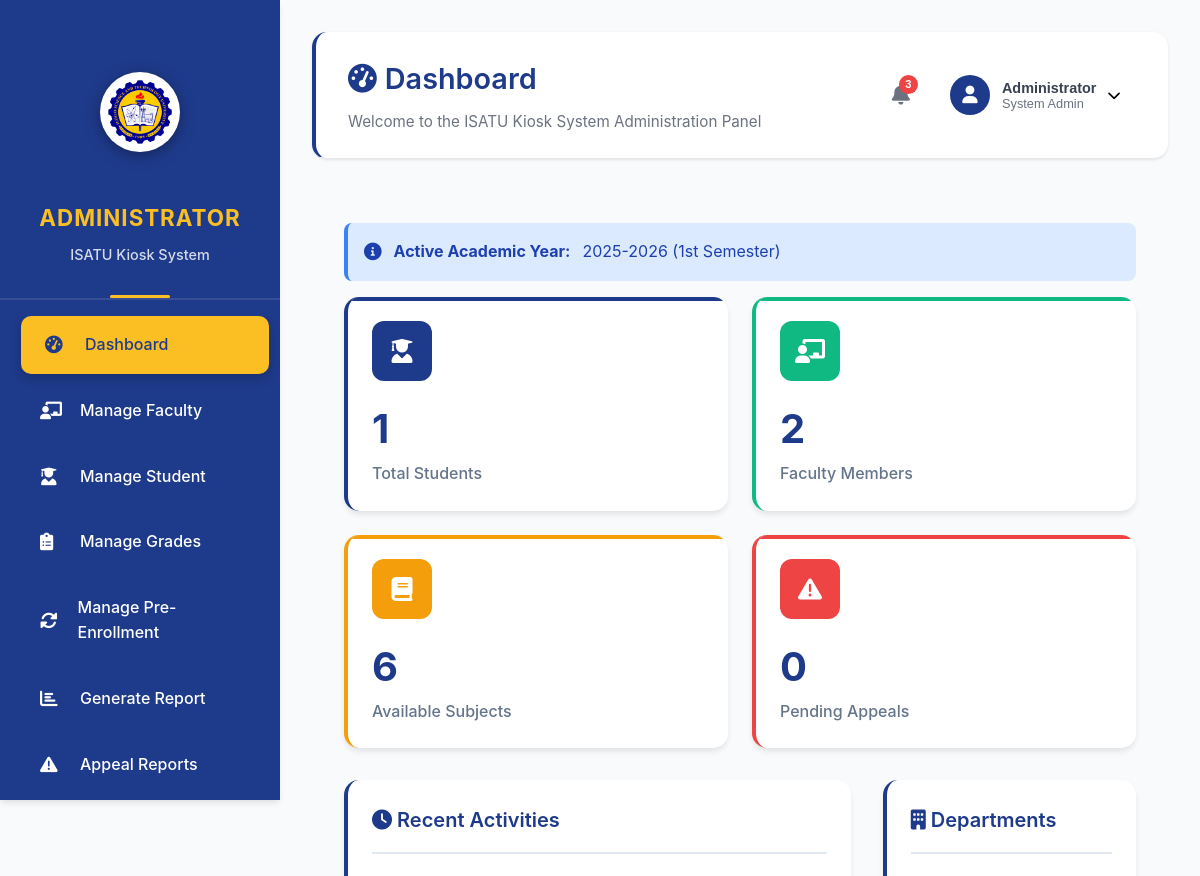
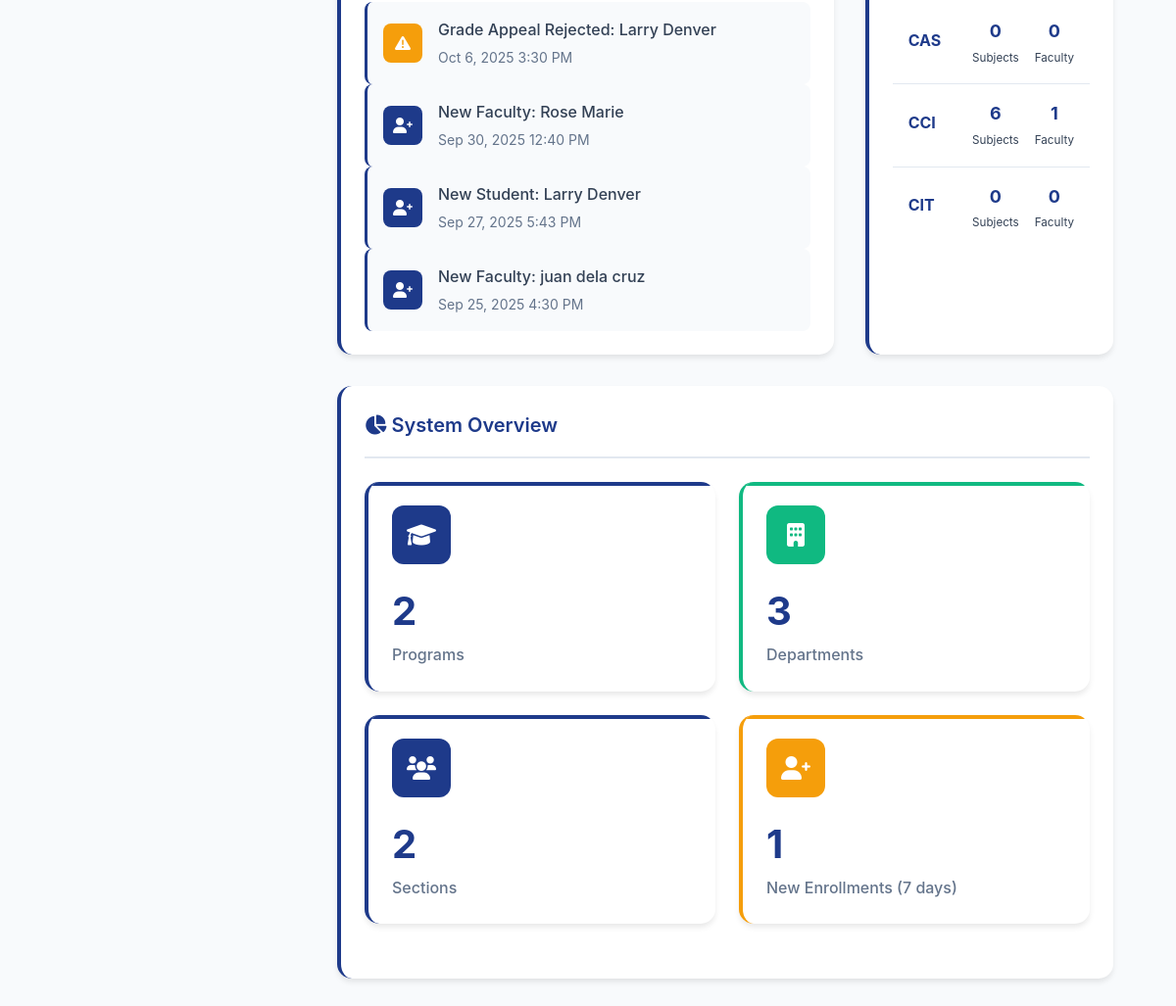
The app's page /view/admin_dashboard.php (signed in), older data (2 pictures, top to bottom).
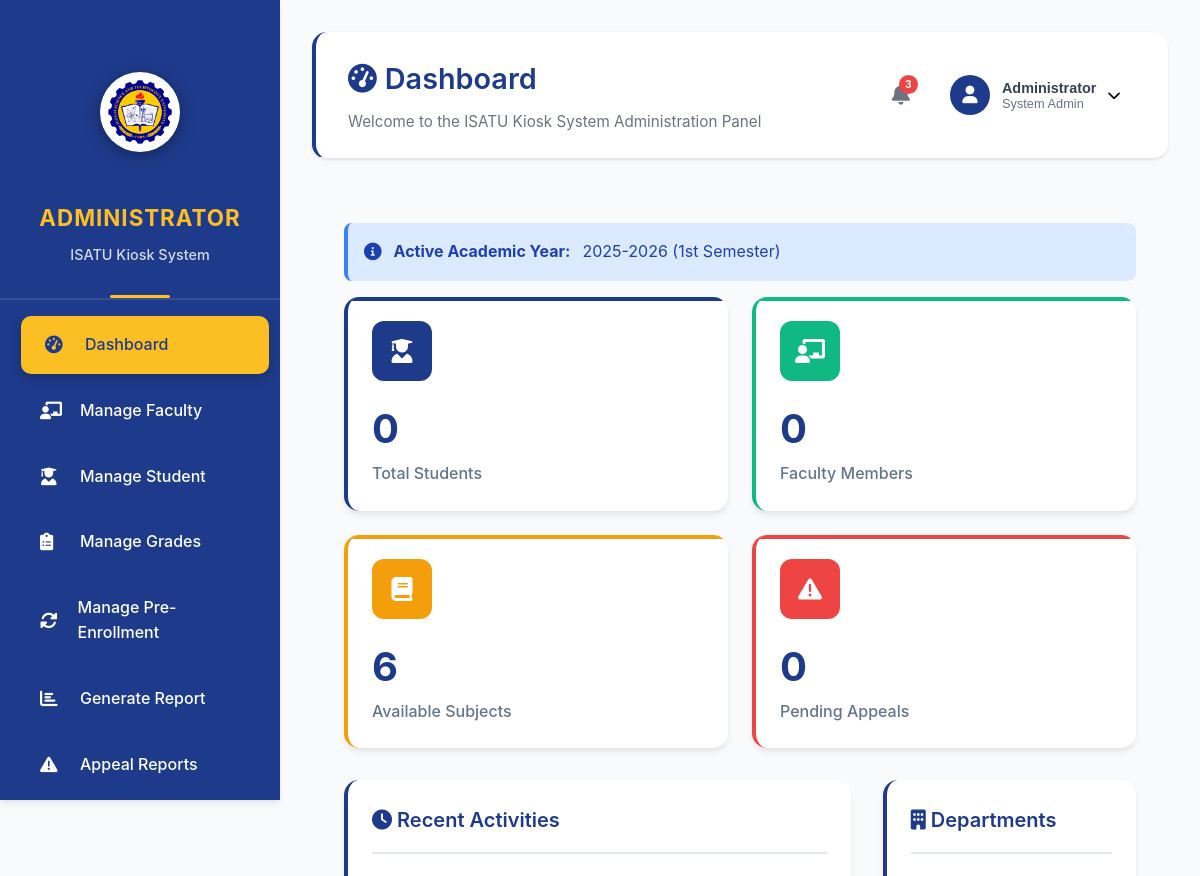
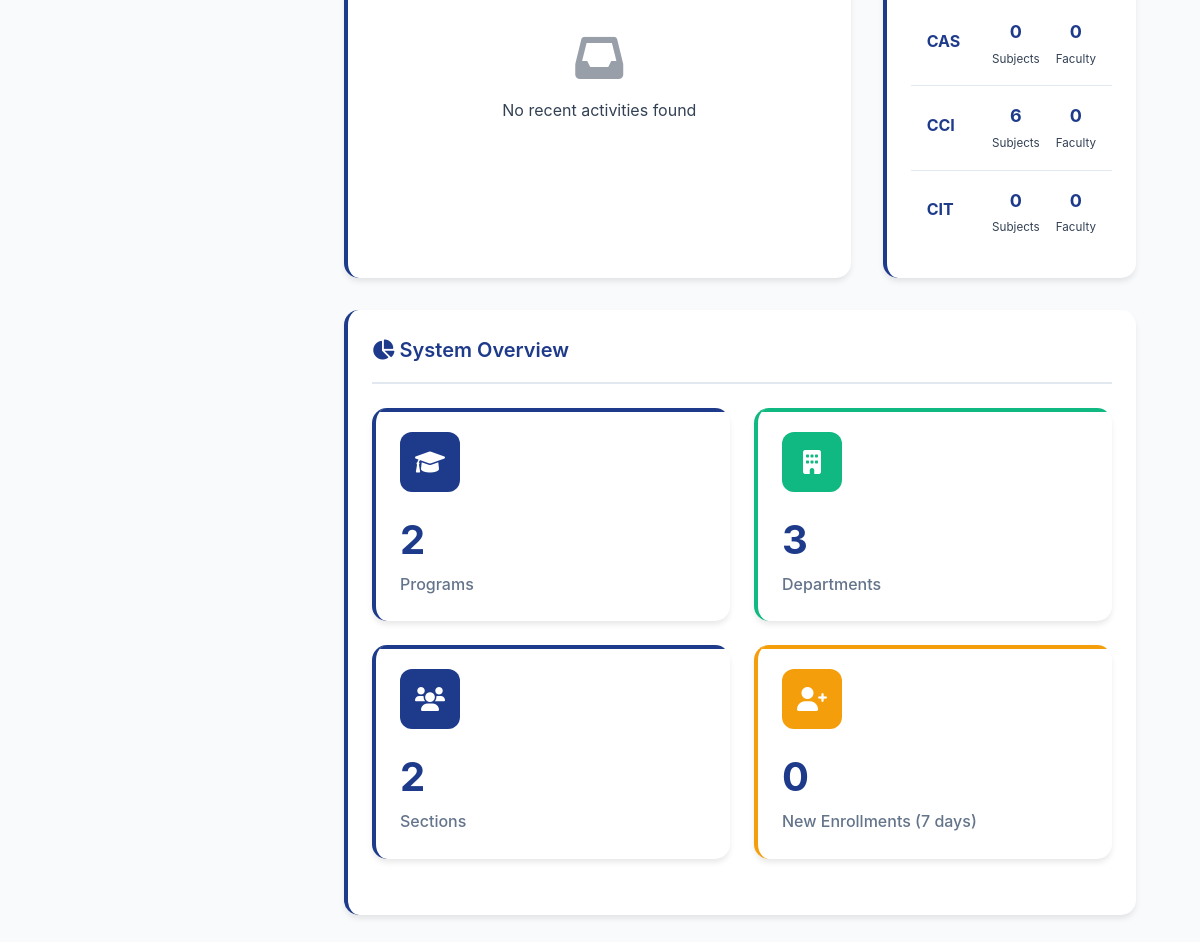
The same page, newer data (2 pictures, top to bottom).
### tables this page shows
CREATE TABLE `grade_appeals` (
  `id` int(11) NOT NULL,
  `grade_id` int(11) NOT NULL,
  `student_id` int(11) NOT NULL,
  `reason` text NOT NULL,
  `status` enum('pending','approved','rejected') DEFAULT 'pending',
  `submitted_at` timestamp NOT NULL DEFAULT current_timestamp(),
  `reviewed_by` int(11) DEFAULT NULL,
  `reviewed_at` timestamp NULL DEFAULT NULL,
  `admin_remarks` text DEFAULT NULL
);

CREATE TABLE `users` (
  `id` int(11) NOT NULL,
  `username` varchar(50) NOT NULL,
  `email` varchar(100) NOT NULL,
  `password` varchar(255) NOT NULL,
  `first_name` varchar(50) NOT NULL,
  `last_name` varchar(50) NOT NULL,
  `role` enum('administrator','faculty','student') NOT NULL,
  `status` enum('active','inactive','suspended') DEFAULT 'active',
  `student_id` varchar(20) DEFAULT NULL,
  `employee_id` varchar(20) DEFAULT NULL,
  `birth_date` date DEFAULT NULL,
  `gender` enum('male','female','other') DEFAULT NULL,
  `address` text DEFAULT NULL,
  `contact_number` varchar(20) DEFAULT NULL,
  `emergency_contact` varchar(100) DEFAULT NULL,
  `emergency_phone` varchar(20) DEFAULT NULL,
  `profile_image` varchar(255) DEFAULT NULL,
  `created_at` timestamp NOT NULL DEFAULT current_timestamp(),
  `updated_at` timestamp NOT NULL DEFAULT current_timestamp() ON UPDATE current_timestamp()
);

### view/admin_dashboard.php (the view, shortened to what the rows shown need)
<?php
require_once '../config/database.php';
$stmt = $pdo->prepare("
    SELECT
        CONCAT(first_name, ' ', last_name) as name,
        role,
        created_at,
        'user_registered' as activity_type
    FROM users
    ORDER BY created_at DESC
    LIMIT 5
");
$stmt->execute();
$recent_users = $stmt->fetchAll(PDO::FETCH_ASSOC);
$stmt = $pdo->prepare("
    SELECT
        CONCAT(u.first_name, ' ', u.last_name) as name,
        ga.status,
        ga.submitted_at,
        'grade_appeal' as activity_type
    FROM grade_appeals ga
    JOIN users u ON ga.student_id = u.id
    ORDER BY ga.submitted_at DESC
    LIMIT 5
");
$stmt->execute();
$recent_appeals = $stmt->fetchAll(PDO::FETCH_ASSOC);
$recent_activities = array_merge($recent_users, $recent_appeals);
usort($recent_activities, function($a, $b) {
    $timeA = $a['created_at'] ?? $a['submitted_at'];
    $timeB = $b['created_at'] ?? $b['submitted_at'];
    return strtotime($timeB) - strtotime($timeA);
});
$recent_activities = array_slice($recent_activities, 0, 10);
?>
<!DOCTYPE html>
<html lang="en">
<head>
    <link href="https://cdnjs.cloudflare.com/ajax/libs/font-awesome/6.0.0/css/all.min.css" rel="stylesheet">
    <link href="../assets/css/admin_dashboard.css" rel="stylesheet">
</head>
<body>
    <div class="admin-layout">
        <?php include '../includes/sidebar.php'; ?>
        <div class="main-content">
            <?php include '../includes/header.php'; ?>
            <div class="dashboard-content">
                <div class="content-grid">
                    <div class="dashboard-card">
                        <?php if (empty($recent_activities)): ?>
                            <div style="text-align: center; padding: 2rem; color: var(--gray-600);">
                                <i class="fas fa-inbox" style="font-size: 3rem; margin-bottom: 1rem; opacity: 0.5;"></i>
                                <p>No recent activities found</p>
                            </div>
                        <?php else: ?>
                            <?php foreach ($recent_activities as $activity): ?>
                                <div class="activity-item">
                                    <div class="activity-icon <?php echo $activity['activity_type'] == 'user_registered' ? 'primary' : 'warning'; ?>">
                                        <i class="fas fa-<?php echo $activity['activity_type'] == 'user_registered' ? 'user-plus' : 'exclamation-triangle'; ?>"></i>
                                    </div>
                                    <div class="activity-content">
                                        <div class="activity-title">
                                            <?php if ($activity['activity_type'] == 'user_registered'): ?>
                                                New <?php echo ucfirst($activity['role']); ?>: <?php echo htmlspecialchars($activity['name']); ?>
                                            <?php else: ?>
                                                Grade Appeal <?php echo ucfirst($activity['status']); ?>: <?php echo htmlspecialchars($activity['name']); ?>
                                            <?php endif; ?>
                                        </div>
                                        <div class="activity-time">
                                            <?php
                                            $time = $activity['created_at'] ?? $activity['submitted_at'];
                                            echo date('M j, Y g:i A', strtotime($time));
                                            ?>
                                        </div>
                                    </div>
                                </div>
                            <?php endforeach; ?>
                        <?php endif; ?>
                    </div>
                </div>
            </div>
        </div>
    </div>
</body>
</html>

Row changes from the older to the newer data that the page shows:
removed grade_appeals: status "Rejected", name "Larry Denver", submitted_at "Oct 6, 2025 3:30 PM"
removed users: role "Faculty", name "Rose Marie", created_at "Sep 30, 2025 12:40 PM"
removed users: role "Student", name "Larry Denver", created_at "Sep 27, 2025 5:43 PM"
removed users: role "Faculty", name "juan dela cruz", created_at "Sep 25, 2025 4:30 PM"
Text that changed along with them:
$stats['total_students']: "1" → "0"
$stats['total_faculty']: "2" → "0"
$stats['recent_enrollments']: "1" → "0"
text now shown: "No recent activities found"
new list line: "CCI 6 Subjects 0 Faculty"
list line gone: "CCI 6 Subjects 1 Faculty"
